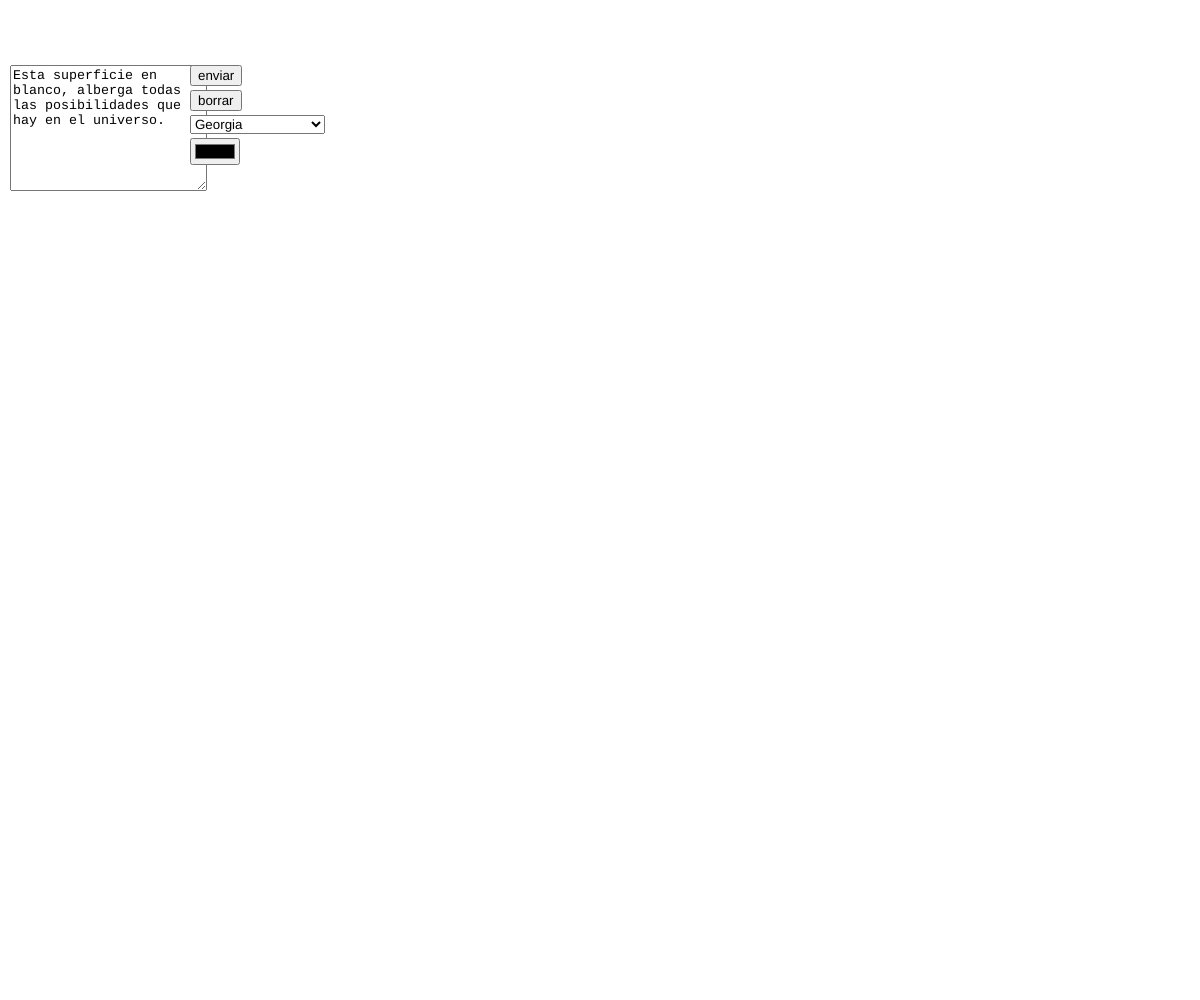
Frame 1 (no input)
Frame 60 (no input): identical to frame 1, image omitted
Frame 120 (the mouse pressed at the canvas centre since frame 60): identical to frame 1, image omitted

The p5.js sketch that drew this single still picture (run headless with seeded random() and noise() and a simulated clock; from frame 60 on, the mouse is pressed at the canvas centre):

// p5.js sketch
// ── sketch.js
var _0x2b35=['length','Courier','Georgia','Helvetica','Palatino','Times\x20New\x20Roman','Trebuchet\x20MS','Verdana','style','z-index','textarea','Esta\x20superficie\x20en\x20blanco,\x20alberga\x20todas\x20las\x20posibilidades\x20que\x20hay\x20en\x20el\x20universo.\x20','elt','rows','position','enviar','mousePressed','borrar','selected','child','black','value','charAt','color'];(function(_0x55fda6,_0x5f4fc6){var _0x59824f=function(_0x2720dc){while(--_0x2720dc){_0x55fda6['push'](_0x55fda6['shift']());}};_0x59824f(++_0x5f4fc6);}(_0x2b35,0x169));var _0x3498=function(_0x56e204,_0x3a2576){_0x56e204=_0x56e204-0x0;var _0x59f267=_0x2b35[_0x56e204];return _0x59f267;};var canvas;let button1,button2;var name='\x20';var texfield;var ord;let fonts=['Arial',_0x3498('0x0'),'Courier\x20New',_0x3498('0x1'),_0x3498('0x2'),_0x3498('0x3'),_0x3498('0x4'),_0x3498('0x5'),_0x3498('0x6')];let color;var x=0x0;var y=0x0;var stepSize=0x5;var fontSizeMin=0x3;var angleDistortion=0x0;var counter=0x0;function windowResized(){resizeCanvas(windowWidth,windowHeight);}function setup(){canvas=createCanvas(windowWidth,windowHeight);canvas['position'](0x0,0x0);canvas[_0x3498('0x7')](_0x3498('0x8'),'-1');background(0xff);cursor(CROSS);x=mouseX;y=mouseY;textAlign(LEFT);texfield=createElement(_0x3498('0x9'),_0x3498('0xa'));texfield[_0x3498('0xb')][_0x3498('0xc')]=0x8;texfield[_0x3498('0xb')]['cols']=0x16;texfield[_0x3498('0xd')](0xa,0x41);button1=createButton(_0x3498('0xe'));button1[_0x3498('0xd')](0xbe,0x41);button1[_0x3498('0xf')](greet);button2=createButton(_0x3498('0x10'));button2[_0x3498('0xd')](0xbe,0x5a);button2[_0x3498('0xf')](erase);ord=createElement('select');ord['position'](0xbe,0x73);for(var _0x1cdaa9=0x0;_0x1cdaa9<0x9;_0x1cdaa9++){var _0x5f5799=createElement('option',fonts[_0x1cdaa9]);if(_0x1cdaa9==0x3)_0x5f5799['elt'][_0x3498('0x11')]=!![];ord[_0x3498('0x12')](_0x5f5799);}color=createColorPicker(_0x3498('0x13'));color['position'](0xbe,0x8a);}function greet(){name=texfield[_0x3498('0x14')]();}function erase(){background(0xff);}function draw(){if(mouseIsPressed&&mouseButton==LEFT){var _0x546dea=dist(x,y,mouseX,mouseY);textSize(fontSizeMin+_0x546dea/0x2);var _0x5ab8d9=name[_0x3498('0x15')](counter);stepSize=textWidth(_0x5ab8d9);if(_0x546dea>stepSize){var _0x17e56e=atan2(mouseY-y,mouseX-x);push();translate(x,y);rotate(_0x17e56e+random(angleDistortion));textFont(ord[_0x3498('0x14')]());fill(color[_0x3498('0x16')]());text(_0x5ab8d9,0x0,0x0);pop();counter++;if(counter>=name[_0x3498('0x17')])counter=0x0;x=x+cos(_0x17e56e)*stepSize;y=y+sin(_0x17e56e)*stepSize;}}}function mousePressed(){x=mouseX;y=mouseY;}
